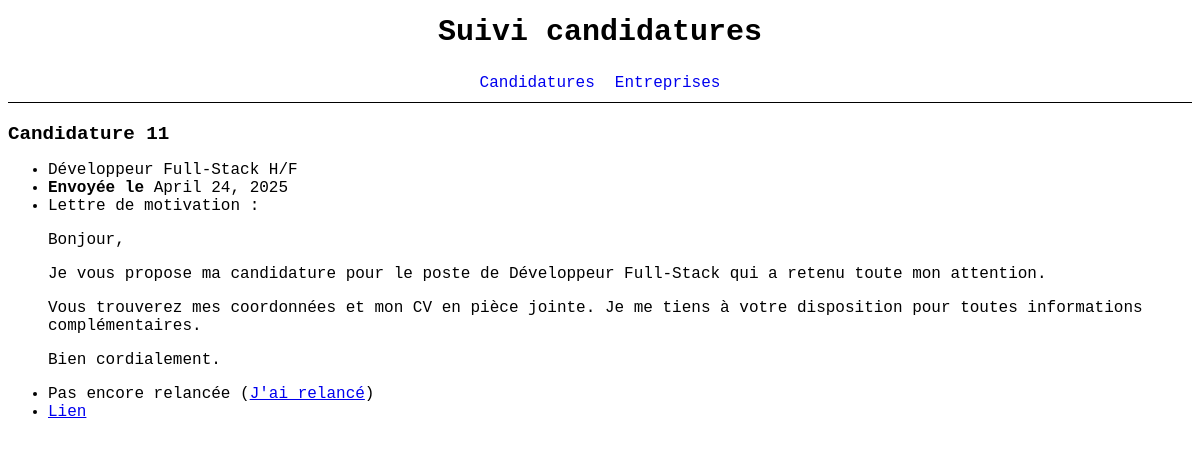
/applications/11/, run on the app's committed database.
### findjob/models.py (models this page shows)
class Application(models.Model):
    title = models.fields.CharField(max_length=100)
    link = models.fields.URLField(null=False,blank=False)
    applied = models.fields.BooleanField(default=True)
    date_applied = models.fields.DateField(null=True, blank=True)
    cover_letter = models.fields.TextField(max_length=2000, default="", null=True)
    company = models.ForeignKey(Company, on_delete=models.SET_NULL, null=True)
    called_back = models.fields.BooleanField(default=False)
    callback = models.OneToOneField(Callback, null=True, blank=True, on_delete=models.SET_NULL)

### findjob/views.py (the view)
# urls.py: path('applications/<int:id>/', views.application_detail, name='application-detail'),
def application_detail(request, id):
    application = get_object_or_404(Application, id=id)
    return render(request,
                  'findjob/application_detail.html',
                  {'application':application}
                  )

### findjob/templates/findjob/application_detail.html
{% extends 'findjob/base.html' %}
{% block content %}
<h1>Candidature {{application.id}}</h1>
<ul>
    <li></strong>{{application.title}}</strong></li>
    {% if application.applied %}
    <li><strong>Envoyée le</strong> {{application.date_applied}}</li>
    {% else %}
    <li>Pas encore envoyée</li>
    {% endif %}
    <li></strong>Lettre de motivation</strong> : {{application.cover_letter | linebreaks}}</li>
    {% if not application.callback is null %}
    <li></strong>Relancée le</strong> {{application.callback.date}}</li>
    <li></strong>Avec le message</strong> : {{application.callback.message | linebreaks}}</li>
    {% else %}
    <li>Pas encore relancée (<a href="{% url 'callback-add' application.id %}">J'ai relancé</a>)</li>
    {% endif %}
    <li><a target="_blank" href="{{application.link}}">Lien</a></li>
{% endblock %}

### findjob/static/findjob/styles.css (style rules this page uses)
* { font-family: 'Courier New', Courier, monospace; }
header + * { margin-top: 20px; }
h1 { font-size: larger; }

### data on the page
Application: id "11", title "Développeur Full-Stack H/F", date_applied "April 24, 2025", cover_letter "Bonjour, Je vous propose ma candidature pour le poste de Développeur Full-Stack qui a retenu toute mon attention. Vous trouverez mes coordonnées et mon CV en pièce jointe. Je me tiens à votre disposition pour toutes informations complémentaires. Bien cordialement."
